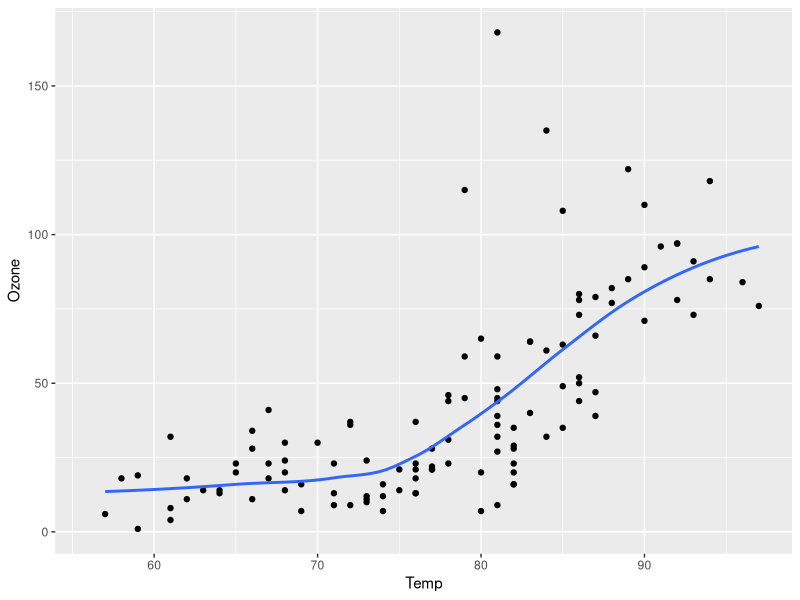

Write the R code that produced this figure.
## ---- chunk 1
#| warning: false

library(ggplot2)
ggplot(airquality, aes(Temp, Ozone)) + 
        geom_point() + 
        geom_smooth(method = "loess", se = FALSE)
## ---- chunk 2
summary(airquality)
